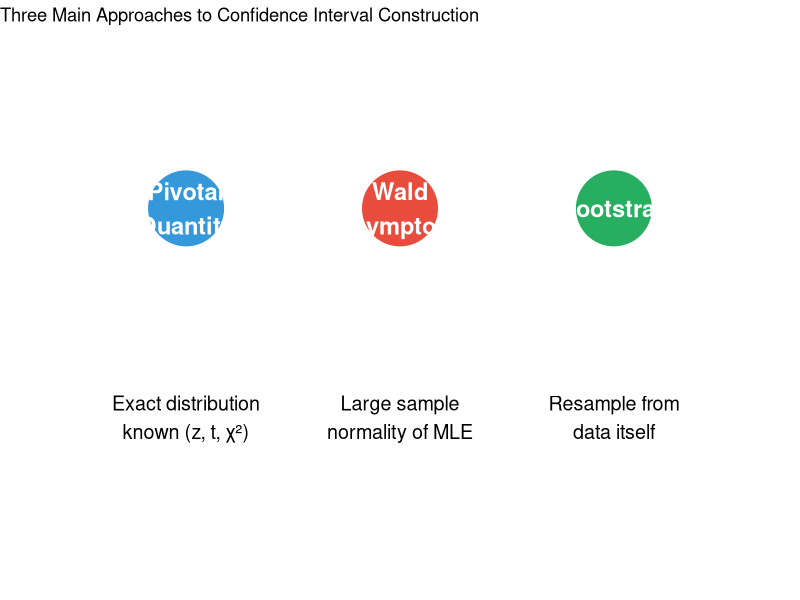
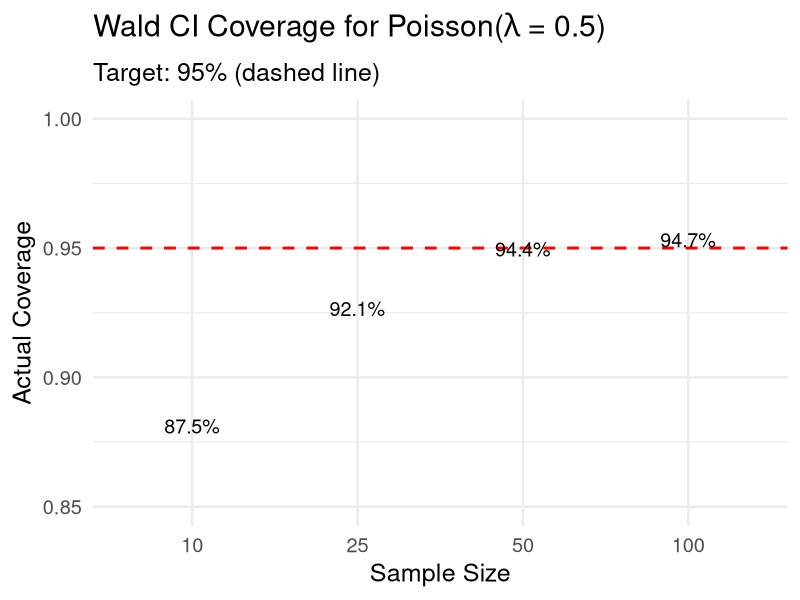
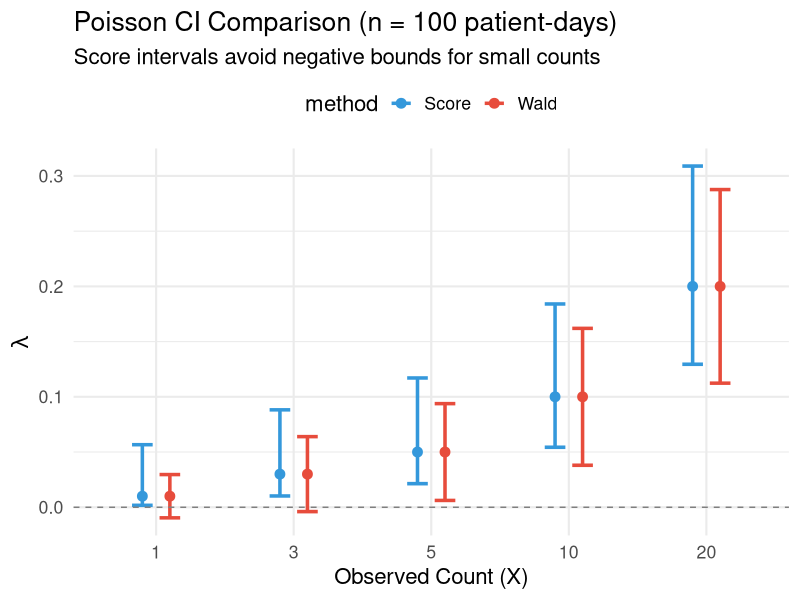
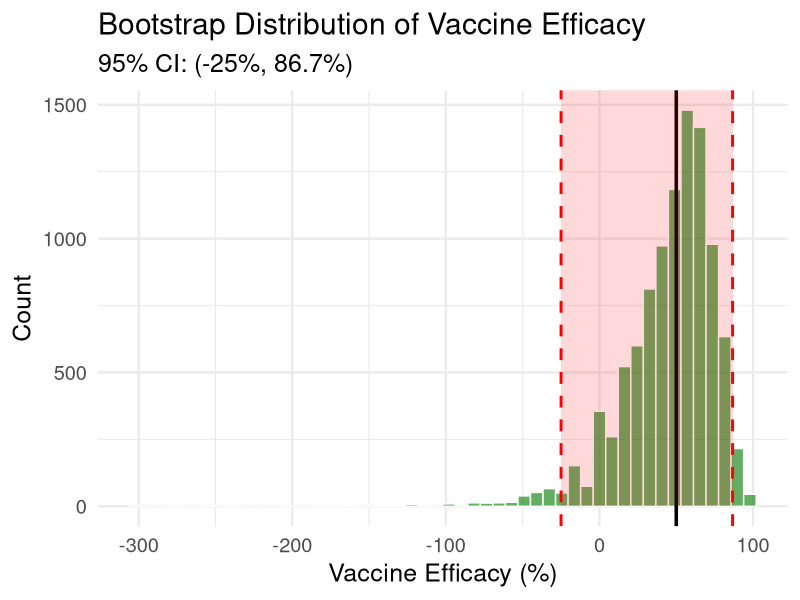
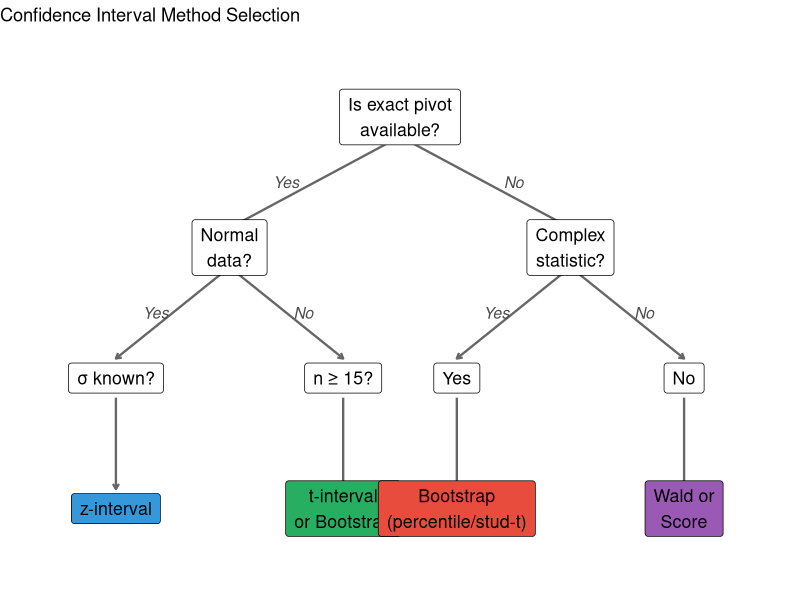

These charts were generated, in order, by the following R code:
## ---- chunk 1
#| label: setup
#| include: false
library(tidyverse)
library(broom)
library(patchwork)
set.seed(551)
theme_set(theme_minimal(base_size = 18))
## ---- chunk 2
#| echo: false
#| fig-height: 6
#| fig-width: 12
approach_data <- tibble(
  Approach = factor(c("Pivotal\nQuantity", "Wald\n(Asymptotic)", "Bootstrap"),
                    levels = c("Pivotal\nQuantity", "Wald\n(Asymptotic)", "Bootstrap")),
  x = c(1, 2, 3),
  y = c(1, 1, 1)
)

ggplot(approach_data, aes(x = x, y = y)) +
  geom_point(size = 25, color = c("#3498db", "#e74c3c", "#27ae60")) +
  geom_text(aes(label = Approach), size = 6, fontface = "bold", color = "white") +
  annotate("text", x = 1, y = 0.6, size = 5, 
           label = "Exact distribution\nknown (z, t, χ²)") +
  annotate("text", x = 2, y = 0.6, size = 5,
           label = "Large sample\nnormality of MLE") +
  annotate("text", x = 3, y = 0.6, size = 5,
           label = "Resample from\ndata itself") +
  xlim(0.3, 3.7) + ylim(0.3, 1.3) +
  theme_void() +
  labs(title = "Three Main Approaches to Confidence Interval Construction")
## ---- chunk 3
#| echo: true
x <- 8          # observed infections
n <- 500        # patient-days
lambda_hat <- x / n  # MLE (rate per patient-day)

# Wald CI
se_wald <- sqrt(lambda_hat / n)
z <- qnorm(0.975)
wald_ci <- lambda_hat + c(-1, 1) * z * se_wald

cat("MLE (rate per 1000 patient-days):", round(lambda_hat * 1000, 2), "\n")
cat("95% Wald CI:", round(wald_ci * 1000, 3), "per 1000 patient-days")
## ---- chunk 4
#| echo: true
# Simulated relief times (hours)
set.seed(551)
relief_times <- rexp(30, rate = 0.5)  # True rate = 0.5 (mean = 2 hours)

n <- length(relief_times)
lambda_hat <- 1 / mean(relief_times)

# Wald CI for rate
se_lambda <- lambda_hat / sqrt(n)
wald_ci_lambda <- lambda_hat + c(-1, 1) * qnorm(0.975) * se_lambda

cat("Sample mean relief time:", round(mean(relief_times), 2), "hours\n")
cat("MLE of rate:", round(lambda_hat, 3), "per hour\n")
cat("95% Wald CI for rate:", round(wald_ci_lambda, 3), "per hour")
## ---- chunk 5
#| code-fold: true
#| fig-height: 5.5
# Simulation: Wald coverage for Poisson with small lambda
set.seed(551)
n_sim <- 5000
sample_sizes <- c(10, 25, 50, 100)
true_lambda <- 0.5

coverage_results <- expand_grid(n = sample_sizes, sim = 1:n_sim) |>
  mutate(
    x_total = map_dbl(n, ~sum(rpois(.x, true_lambda))),
    lambda_hat = x_total / n,
    se = sqrt(lambda_hat / n),
    lower = lambda_hat - 1.96 * se,
    upper = lambda_hat + 1.96 * se,
    covers = (lower < true_lambda) & (true_lambda < upper)
  ) |>
  group_by(n) |>
  summarise(coverage = mean(covers), .groups = "drop")

ggplot(coverage_results, aes(x = factor(n), y = coverage)) +
  geom_col(fill = "steelblue", alpha = 0.8, width = 0.6) +
  geom_hline(yintercept = 0.95, linetype = "dashed", color = "red", linewidth = 1) +
  geom_text(aes(label = paste0(round(coverage * 100, 1), "%")), 
            vjust = -0.5, size = 5) +
  labs(x = "Sample Size", y = "Actual Coverage",
       title = expression("Wald CI Coverage for Poisson(" * lambda * " = 0.5)"),
       subtitle = "Target: 95% (dashed line)") +
  ylim(0.85, 1) +
  theme_minimal(base_size = 18)
## ---- chunk 6
#| echo: true
# From earlier: relief_times data
xbar <- mean(relief_times)
n <- length(relief_times)
lambda_hat <- 1 / xbar

# Delta method SE for mean (mu = 1/lambda)
# g'(lambda) = -1/lambda^2, so SE(mu) = SE(lambda)/lambda^2 = 1/(lambda * sqrt(n))
se_mu_delta <- 1 / (lambda_hat * sqrt(n))

# Equivalently: se_mu_delta = xbar / sqrt(n)
cat("Delta method SE for mean:", round(se_mu_delta, 3), "\n")
cat("Direct SE (s/sqrt(n)):", round(sd(relief_times)/sqrt(n), 3), "\n\n")

# 95% CI for mean survival time
ci_mu <- xbar + c(-1, 1) * qnorm(0.975) * se_mu_delta
cat("95% CI for mean relief time:", round(ci_mu, 2), "hours")
## ---- chunk 7
#| echo: true
# Clinical trial: 45 of 120 patients respond to treatment
x <- 45; n <- 120
p_hat <- x / n
omega_hat <- p_hat / (1 - p_hat)  # Estimated odds

# Delta method: g(p) = p/(1-p), g'(p) = 1/(1-p)^2
se_p <- sqrt(p_hat * (1 - p_hat) / n)
g_prime <- 1 / (1 - p_hat)^2
se_omega <- abs(g_prime) * se_p

# 95% CI for odds
ci_omega <- omega_hat + c(-1, 1) * qnorm(0.975) * se_omega

cat("Response rate:", round(p_hat, 3), "\n")
cat("Estimated odds:", round(omega_hat, 3), "\n")
cat("95% CI for odds:", round(ci_omega, 3))
## ---- chunk 8
#| echo: true
# CI for log(odds), then exponentiate
log_omega_hat <- log(omega_hat)

# Delta method for log(omega): g(omega) = log(omega), g'(omega) = 1/omega
se_log_omega <- se_omega / omega_hat

ci_log_omega <- log_omega_hat + c(-1, 1) * qnorm(0.975) * se_log_omega
ci_omega_transformed <- exp(ci_log_omega)

cat("95% CI for odds (direct Wald):", round(ci_omega, 3), "\n")
cat("95% CI for odds (log-transformed):", round(ci_omega_transformed, 3))
## ---- chunk 9
#| echo: false
tibble(
  `Original Parameter` = c("λ (Exp rate)", "p (proportion)", "p (proportion)", "λ (Poisson)"),
  `Function g(θ)` = c("μ = 1/λ", "odds = p/(1-p)", "log-odds = log(p/(1-p))", "log(λ)"),
  `Derivative g'(θ)` = c("-1/λ²", "1/(1-p)²", "1/(p(1-p))", "1/λ"),
  `SE[g(θ̂)]` = c("1/(λ̂√n)", "SE(p̂)/(1-p̂)²", "1/√(np̂(1-p̂))", "1/√(nλ̂)")
) |>
  knitr::kable(caption = "Common Delta Method Applications")
## ---- chunk 10
#| echo: true
# Hospital infection data
x <- 8          # infections
n <- 500        # patient-days
z <- qnorm(0.975)

# Wald CI
lambda_hat <- x / n
wald_ci <- lambda_hat + c(-1, 1) * z * sqrt(lambda_hat / n)

# Score CI (quadratic solution)
score_lower <- (x + z^2/2 - z * sqrt(x + z^2/4)) / n
score_upper <- (x + z^2/2 + z * sqrt(x + z^2/4)) / n

cat("Wald 95% CI (per 1000 pt-days):", round(wald_ci * 1000, 2), "\n")
cat("Score 95% CI (per 1000 pt-days):", round(c(score_lower, score_upper) * 1000, 2))
## ---- chunk 11
#| code-fold: true
#| fig-height: 5.5
# Compare intervals for various observed counts
compare_poisson_ci <- function(x, n = 100) {
  z <- qnorm(0.975)
  lambda_hat <- x / n
  
  # Wald
  se_wald <- sqrt(lambda_hat / n)
  wald <- c(lambda_hat - z * se_wald, lambda_hat + z * se_wald)
  
  # Score
  score_lower <- (x + z^2/2 - z * sqrt(x + z^2/4)) / n
  score_upper <- (x + z^2/2 + z * sqrt(x + z^2/4)) / n
  
  tibble(x = x, 
         method = c("Wald", "Score"),
         lower = c(wald[1], score_lower),
         upper = c(wald[2], score_upper),
         estimate = lambda_hat)
}

ci_comparison <- map_dfr(c(1, 3, 5, 10, 20), compare_poisson_ci)

ggplot(ci_comparison, aes(x = factor(x), color = method)) +
  geom_errorbar(aes(ymin = lower, ymax = upper), 
                position = position_dodge(0.4), width = 0.3, linewidth = 1.2) +
  geom_point(aes(y = estimate), position = position_dodge(0.4), size = 3) +
  geom_hline(yintercept = 0, linetype = "dashed", color = "gray50") +
  scale_color_manual(values = c("Wald" = "#e74c3c", "Score" = "#3498db")) +
  labs(x = "Observed Count (X)", y = expression(lambda),
       title = "Poisson CI Comparison (n = 100 patient-days)",
       subtitle = "Score intervals avoid negative bounds for small counts") +
  theme_minimal(base_size = 16) +
  theme(legend.position = "top")
## ---- chunk 12
#| echo: true
# Relief time data from earlier
sum_x <- sum(relief_times)
n <- length(relief_times)

# Exact CI based on chi-squared
exact_ci_mu <- c(
  2 * sum_x / qchisq(0.975, df = 2 * n),
  2 * sum_x / qchisq(0.025, df = 2 * n)
)

# Wald CI (from delta method earlier)
xbar <- mean(relief_times)
wald_ci_mu <- xbar + c(-1, 1) * qnorm(0.975) * sd(relief_times) / sqrt(n)

# t-interval for comparison
t_ci <- t.test(relief_times)$conf.int

cat("Mean relief time:", round(xbar, 2), "hours\n\n")
cat("Exact (chi-sq) 95% CI:", round(exact_ci_mu, 2), "\n")
cat("Wald (delta) 95% CI:", round(wald_ci_mu, 2), "\n")
cat("t-interval 95% CI:", round(as.numeric(t_ci), 2))
## ---- chunk 13
#| echo: true
# Simulated concentration data (mg/L)
set.seed(551)
conc <- rnorm(20, mean = 15, sd = 3)

n <- length(conc)
s2 <- var(conc)

# CI for variance
ci_var <- c(
  (n - 1) * s2 / qchisq(0.975, df = n - 1),
  (n - 1) * s2 / qchisq(0.025, df = n - 1)
)

# CI for standard deviation
ci_sd <- sqrt(ci_var)

cat("Sample variance:", round(s2, 2), "(mg/L)²\n")
cat("95% CI for variance:", round(ci_var, 2), "(mg/L)²\n\n")
cat("Sample SD:", round(sd(conc), 2), "mg/L\n")
cat("95% CI for SD:", round(ci_sd, 2), "mg/L")
## ---- chunk 14
#| echo: false
tibble(
  Situation = c("Normal data, σ unknown",
                "Non-normal data, large n",
                "Non-normal data, small n",
                "Complex statistic (median, trimmed mean)",
                "Ratio or correlation",
                "Very small n (< 10)"),
  `Best Method` = c("t-interval",
                    "t-interval or Bootstrap",
                    "Bootstrap (studentized t)",
                    "Bootstrap (percentile or studentized)",
                    "Bootstrap",
                    "Classical t (bootstrap unreliable)")
) |>
  knitr::kable()
## ---- chunk 15
#| echo: false
tibble(
  Method = c("Percentile", "Simple Bootstrap t", "Studentized Bootstrap t"),
  Formula = c("(θ̂*[α/2], θ̂*[1-α/2])", 
              "θ̂ ± t·SE_boot",
              "θ̂ - t*[1-α/2]·SE, θ̂ - t*[α/2]·SE"),
  `Best When` = c("Symmetric bootstrap dist, low bias",
                  "Approx normal bootstrap dist",
                  "Skewed data, need accurate coverage"),
  `Coverage` = c("O(n^{-1/2})", "O(n^{-1/2})", "O(n^{-1})")
) |>
  knitr::kable()
## ---- chunk 16
#| echo: true
#| code-fold: true
# Simulated trial data
set.seed(551)
n_vax <- 200; n_placebo <- 200
cases_vax <- rbinom(1, n_vax, 0.02)    # ~2% attack rate
cases_placebo <- rbinom(1, n_placebo, 0.08)  # ~8% attack rate

# Point estimate
rr <- (cases_vax / n_vax) / (cases_placebo / n_placebo)
efficacy <- 1 - rr

cat("Vaccinated: ", cases_vax, "/", n_vax, " (", round(cases_vax/n_vax*100, 1), "%)\n", sep = "")
cat("Placebo:    ", cases_placebo, "/", n_placebo, " (", round(cases_placebo/n_placebo*100, 1), "%)\n", sep = "")
cat("Relative Risk:", round(rr, 3), "\n")
cat("Vaccine Efficacy:", round(efficacy * 100, 1), "%")
## ---- chunk 17
#| echo: true
# Bootstrap for ratio - need to resample both groups
set.seed(551)
B <- 10000

boot_efficacy <- replicate(B, {
  # Resample cases (treating as binomial outcomes)
  boot_vax <- rbinom(1, n_vax, cases_vax / n_vax)
  boot_placebo <- rbinom(1, n_placebo, cases_placebo / n_placebo)
  
  # Handle zero in denominator
  if (boot_placebo == 0) return(NA)
  
  boot_rr <- (boot_vax / n_vax) / (boot_placebo / n_placebo)
  1 - boot_rr
})

boot_efficacy <- boot_efficacy[!is.na(boot_efficacy)]

# Percentile CI
pct_ci <- quantile(boot_efficacy, c(0.025, 0.975))
cat("Bootstrap SE:", round(sd(boot_efficacy) * 100, 1), "%\n")
cat("95% Percentile CI for efficacy:", round(pct_ci * 100, 1), "%")
## ---- chunk 18
#| code-fold: true
#| fig-height: 5.5
tibble(efficacy = boot_efficacy) |>
  ggplot(aes(x = efficacy * 100)) +
  geom_histogram(bins = 50, fill = "forestgreen", alpha = 0.7, color = "white") +
  geom_vline(xintercept = efficacy * 100, color = "black", linewidth = 1.2) +
  geom_vline(xintercept = pct_ci * 100, color = "red", linewidth = 1, linetype = "dashed") +
  annotate("rect", xmin = pct_ci[1] * 100, xmax = pct_ci[2] * 100,
           ymin = 0, ymax = Inf, alpha = 0.15, fill = "red") +
  labs(x = "Vaccine Efficacy (%)", y = "Count",
       title = "Bootstrap Distribution of Vaccine Efficacy",
       subtitle = paste0("95% CI: (", round(pct_ci[1]*100, 1), "%, ", 
                        round(pct_ci[2]*100, 1), "%)")) +
  theme_minimal(base_size = 18)
## ---- chunk 19
#| echo: false
#| fig-height: 7
#| fig-width: 12
# Create a decision flowchart
nodes <- tibble(
  x = c(3,       # Start
        1.5, 4.5, # Level 2
        0.5, 2.5, 3.5, 5.5, # Level 3
        0.5, 2.5, 3.5, 5.5), # Level 4 (methods)
  y = c(4,       # Start
        3, 3,    # Level 2
        2, 2, 2, 2, # Level 3
        1, 1, 1, 1), # Level 4
  label = c("Is exact pivot\navailable?",
            "Normal\ndata?", "Complex\nstatistic?",
            "σ known?", "n ≥ 15?", "Yes", "No",
            "z-interval", "t-interval\nor Bootstrap", "Bootstrap\n(percentile/stud-t)", "Wald or\nScore"),
  fill = c("white", "white", "white", "white", "white", "white", "white",
           "#3498db", "#27ae60", "#e74c3c", "#9b59b6")
)

edges <- tibble(
  x = c(3, 3, 1.5, 1.5, 4.5, 4.5, 0.5, 2.5, 3.5, 5.5),
  xend = c(1.5, 4.5, 0.5, 2.5, 3.5, 5.5, 0.5, 2.5, 3.5, 5.5),
  y = c(3.85, 3.85, 2.85, 2.85, 2.85, 2.85, 1.85, 1.85, 1.85, 1.85),
  yend = c(3.15, 3.15, 2.15, 2.15, 2.15, 2.15, 1.15, 1.15, 1.15, 1.15)
)

edge_labels <- tibble(
  x = c(2, 4, 0.85, 2.15, 3.85, 5.15),
  y = c(3.5, 3.5, 2.5, 2.5, 2.5, 2.5),
  label = c("Yes", "No", "Yes", "No", "Yes", "No")
)

ggplot() +
  geom_segment(data = edges, aes(x = x, xend = xend, y = y, yend = yend),
               arrow = arrow(length = unit(0.15, "cm")), color = "gray40", linewidth = 0.8) +
  geom_label(data = nodes, aes(x = x, y = y, label = label, fill = fill),
             size = 4.5, label.padding = unit(0.4, "lines"), color = "black") +
  geom_text(data = edge_labels, aes(x = x, y = y, label = label),
            size = 4, fontface = "italic", color = "gray30") +
  scale_fill_identity() +
  theme_void() +
  coord_cartesian(xlim = c(-0.2, 6.2), ylim = c(0.5, 4.5)) +
  labs(title = "Confidence Interval Method Selection")
